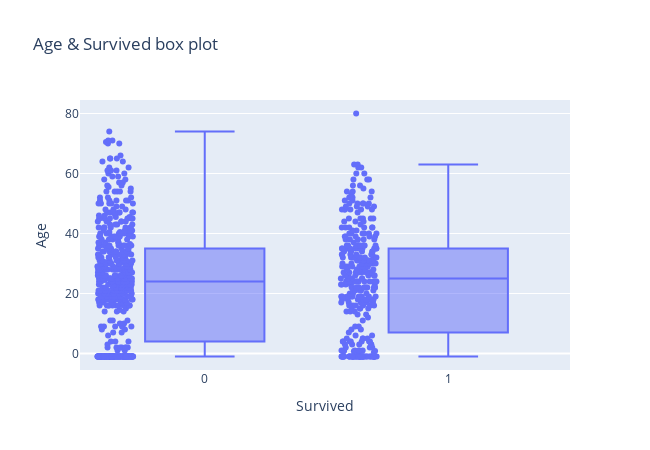

Notebook code for this chart:
### Markdown cell above
### 数据展示

### Code cell
fig = px.box(train_data, x = 'Survived', y = 'Age', points='all', height=450, width=650, title='Age & Survived box plot')
fig.show()

### Figure 1 — Plotly figure (JSON) as saved in the notebook; plotly's stock layout.template omitted (floating-point values rounded to 4 significant figures; data arrays with more than 128 entries replaced by an {"elided": "..."} marker saying what was removed)
{"data": [{"alignmentgroup": "True", "boxpoints": "all", "hovertemplate": "Survived=%{x}<br>Age=%{y}<extra></extra>", "legendgroup": "", "marker": {"color": "#636efa"}, "name": "", "notched": false, "offsetgroup": "", "orientation": "v", "showlegend": false, "type": "box", "x": {"elided": "891 int values"}, "x0": " ", "xaxis": "x", "y": {"elided": "891 float values"}, "y0": " ", "yaxis": "y"}], "layout": {"boxmode": "group", "height": 450, "legend": {"tracegroupgap": 0}, "title": {"text": "Age & Survived box plot"}, "width": 650, "xaxis": {"anchor": "y", "autorange": true, "domain": [0, 1], "range": [-0.5123, 1.5], "title": {"text": "Survived"}, "type": "linear"}, "yaxis": {"anchor": "x", "autorange": true, "domain": [0, 1], "range": [-5.5, 84.5], "title": {"text": "Age"}, "type": "linear"}}}
